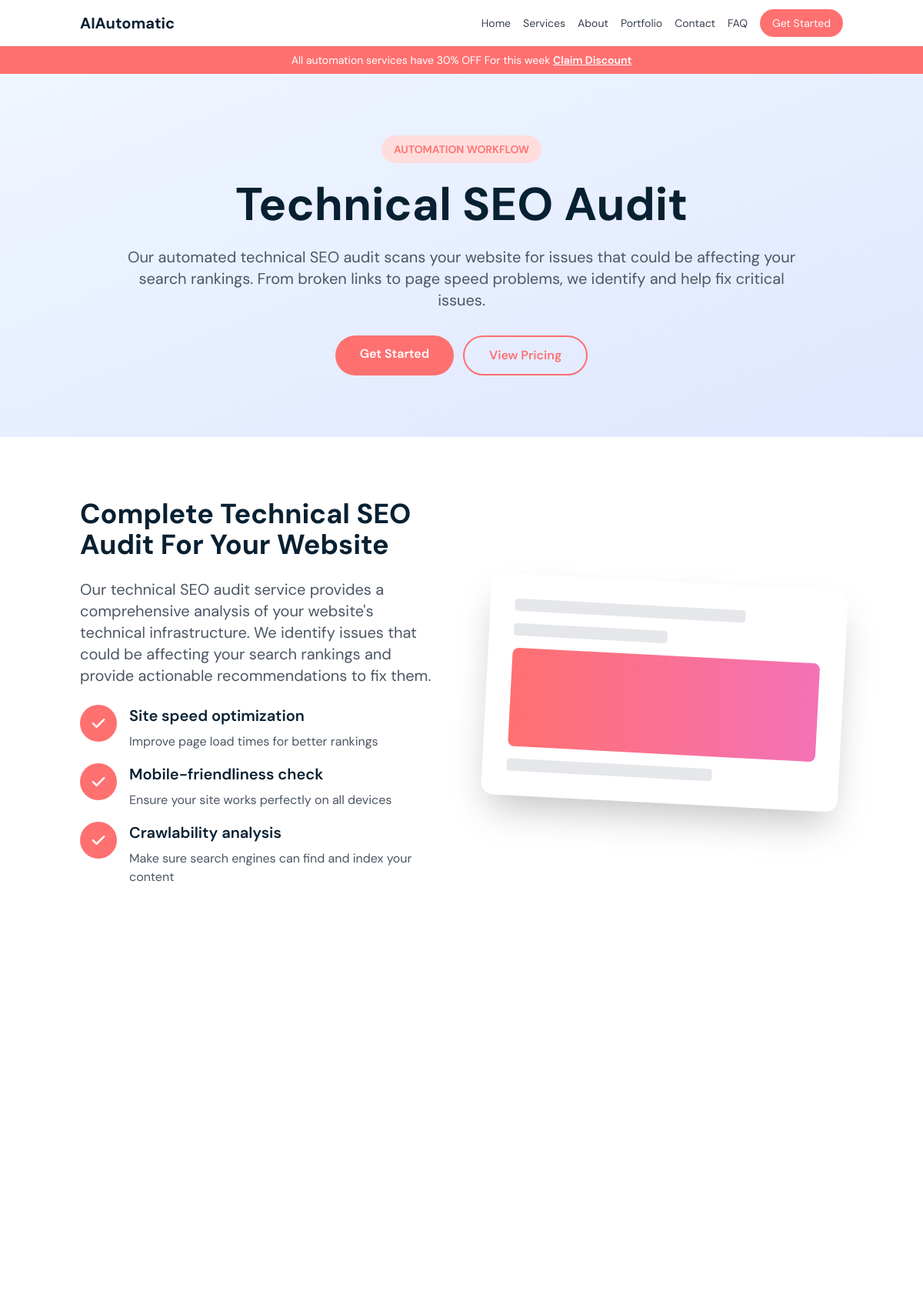
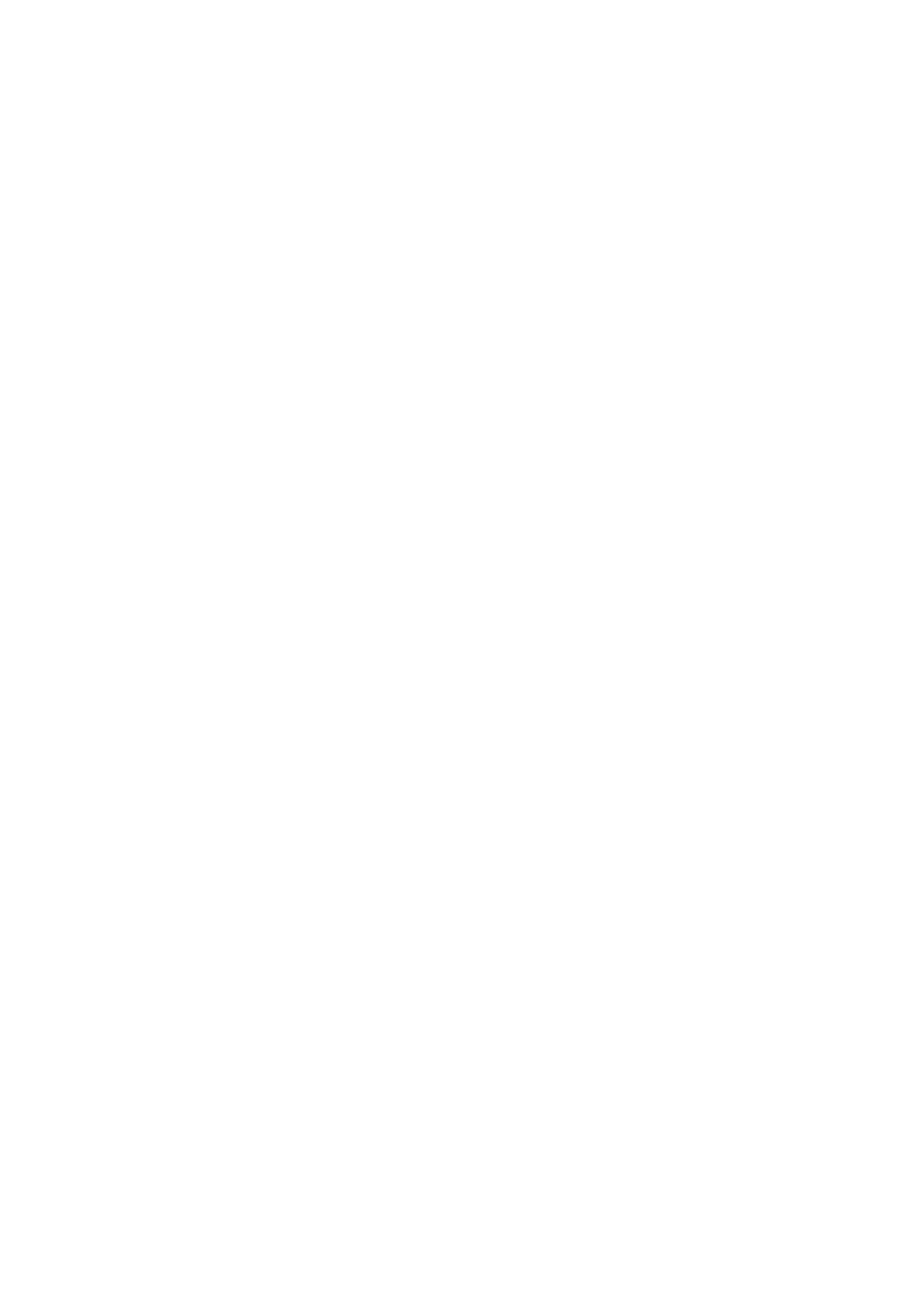
Page /automation-workflow/technical-seo-audit/ (upper part) on the committed database (2 pictures, top to bottom).
### services/models.py (models this page shows, shortened)
class Service(models.Model):
    service_name = models.CharField(max_length=200, unique=True)
    slug = models.SlugField(max_length=220, unique=True, blank=True)
    short_description = models.TextField(
        max_length=300,
        help_text="A short description to display on the homepage."
    )
    icon_class = models.CharField(
        max_length=100,
        default="fa-solid fa-code",
        help_text="FontAwesome icon class (e.g., 'fa-solid fa-robot')."
    )
    is_active = models.BooleanField(
        default=False,
        help_text="Set to True to make this service Details visible on the site."
    )
    class Meta:
        verbose_name = "Service"
        verbose_name_plural = "Services"
        ordering = ["service_name"]

class SubService(models.Model):
    parent_service = models.ForeignKey(
        Service,
        on_delete=models.CASCADE,
        related_name='sub_services',
        help_text="Main service this sub-service belongs to."
    )
    title = models.CharField(max_length=200)
    slug = models.SlugField(max_length=220, unique=True, blank=True)
    description = models.TextField(blank=True)
    icon_class = models.CharField(
        max_length=100,
        default="fa-solid fa-cog",
        help_text="FontAwesome icon class (e.g., 'fa-solid fa-chart-line')."
    )
    color_theme = models.CharField(
        max_length=50,
        choices=[
            ('accent', 'Accent / Blue'),
            ('green', 'Green'),
            ('purple', 'Purple'),
            ('yellow', 'Yellow'),
            ('red', 'Red'),
        ],
        default='accent',
        help_text="Controls the color background of the sub-service section."
    )
    is_active = models.BooleanField(default=True)
    order = models.PositiveSmallIntegerField(default=0, help_text="Order of appearance in the section")
    created_at = models.DateTimeField(auto_now_add=True)
    updated_at = models.DateTimeField(auto_now=True)
    class Meta:
        verbose_name = "Sub Service"
        verbose_name_plural = "Sub Services"
        ordering = ["parent_service", "order"]

### services/views.py (the view)
# urls.py: path("<slug:service_slug>/<slug:subservice_slug>/", views.subservice_detail, name="subservice_detail"),
def subservice_detail(request, service_slug, subservice_slug):
    parent_service = get_object_or_404(Service, slug=service_slug, is_active=True)
    sub_service = get_object_or_404(
        SubService,
        slug=subservice_slug,
        parent_service=parent_service,
        is_active=True,
    )
    related_subservices = (
        parent_service.sub_services.filter(is_active=True)
        .exclude(id=sub_service.id)
        .order_by("order")
    )
    features = sub_service.features.all()
    faqs = FAQ.objects.filter(is_active=True, sub_service=sub_service)
    if not faqs.exists():
        faqs = FAQ.objects.filter(is_active=True, service=parent_service)
    context = {
        "sub_service": sub_service,
        "parent_service": parent_service,
        "related_subservices": related_subservices,
        "features": features,
        "faqs": faqs,
    }
    return render(request, "services/subservice_detail.html", context)

### templates/services/subservice_detail.html (shortened to what this page needs)
{% extends "base.html" %}
{% block content %}
<section
  class="
    {% if sub_service.color_theme == 'green' %}
      bg-gradient-to-br from-green-50 to-emerald-100
    {% elif sub_service.color_theme == 'purple' %}
      bg-gradient-to-br from-purple-50 to-fuchsia-100
    {% elif sub_service.color_theme == 'yellow' %}
      bg-gradient-to-br from-yellow-50 to-amber-100
    {% elif sub_service.color_theme == 'red' %}
      bg-gradient-to-br from-red-50 to-rose-100
    {% else %}
      bg-gradient-to-br from-blue-50 to-indigo-100
    {% endif %}
    py-12 sm:py-20
  ">
  <div class="container mx-auto px-4">
    <div class="max-w-4xl mx-auto text-center">
      <div class="inline-flex items-center bg-accent rounded-full px-4 py-2 mb-6">
        <span class="text-secondary text-sm font-semibold">
          {{ parent_service.service_name|upper }}
        </span>
      </div>
      <h1 class="text-3xl sm:text-4xl lg:text-6xl font-bold text-primary leading-tight mb-6">
        {{ sub_service.title }}
      </h1>
      {% if sub_service.description %}
        <p class="text-base sm:text-lg lg:text-xl text-gray-600 leading-relaxed mb-8">
          {{ sub_service.description }}
        </p>
      {% endif %}
      <div class="flex flex-col sm:flex-row gap-3 justify-center">
        <a href="#contact"
           class="bg-secondary text-white px-6 sm:px-8 py-3 rounded-full hover:bg-opacity-90 transition-all font-semibold text-sm sm:text-base">
           Get Started
        </a>
        <a href="#pricing"
           class="border-2 border-secondary text-secondary px-6 sm:px-8 py-3 rounded-full hover:bg-secondary hover:text-white transition-all font-semibold text-sm sm:text-base text-center">
           View Pricing
        </a>
      </div>
    </div>
  </div>
</section>
    <section class="py-12 sm:py-20">
        <div class="container mx-auto px-4">
            <div class="grid lg:grid-cols-2 gap-8 lg:gap-16 items-center">
                <div class="space-y-6">
                    <h2 class="text-3xl sm:text-4xl font-bold text-primary">
                        Complete Technical SEO<br>
                        Audit For Your Website
                    </h2>
                    <p class="text-base sm:text-xl text-gray-600">
                        Our technical SEO audit service provides a comprehensive analysis of your website's technical
                        infrastructure. We identify issues that could be affecting your search rankings and provide
                        actionable recommendations to fix them.
                    </p>
                    <div class="space-y-4">
                        <div class="flex items-start space-x-4">
                            <div
                                class="w-10 h-10 sm:w-12 sm:h-12 bg-secondary rounded-full flex items-center justify-center flex-shrink-0">
                                <svg class="w-5 h-5 sm:w-6 sm:h-6 text-white" fill="currentColor" viewBox="0 0 20 20">
                                    <path fill-rule="evenodd"
                                        d="M16.707 5.293a1 1 0 010 1.414l-8 8a1 1 0 01-1.414 0l-4-4a1 1 0 011.414-1.414L8 12.586l7.293-7.293a1 1 0 011.414 0z"
                                        clip-rule="evenodd"></path>
                                </svg>
                            </div>
                            <div>
                                <h3 class="text-lg sm:text-xl font-semibold text-primary mb-2">Site speed optimization
                                </h3>
                                <p class="text-gray-600 text-sm sm:text-base">Improve page load times for better
                                    rankings</p>
                            </div>
                        </div>
                        <div class="flex items-start space-x-4">
                            <div
                                class="w-10 h-10 sm:w-12 sm:h-12 bg-secondary rounded-full flex items-center justify-center flex-shrink-0">
                                <svg class="w-5 h-5 sm:w-6 sm:h-6 text-white" fill="currentColor" viewBox="0 0 20 20">
                                    <path fill-rule="evenodd"
                                        d="M16.707 5.293a1 1 0 010 1.414l-8 8a1 1 0 01-1.414 0l-4-4a1 1 0 011.414-1.414L8 12.586l7.293-7.293a1 1 0 011.414 0z"
                                        clip-rule="evenodd"></path>
                                </svg>
                            </div>
                            <div>
                                <h3 class="text-lg sm:text-xl font-semibold text-primary mb-2">Mobile-friendliness check
                                </h3>
                                <p class="text-gray-600 text-sm sm:text-base">Ensure your site works perfectly on all
                                    devices</p>
                            </div>
                        </div>
                        <div class="flex items-start space-x-4">
                            <div
                                class="w-10 h-10 sm:w-12 sm:h-12 bg-secondary rounded-full flex items-center justify-center flex-shrink-0">
                                <svg class="w-5 h-5 sm:w-6 sm:h-6 text-white" fill="currentColor" viewBox="0 0 20 20">
                                    <path fill-rule="evenodd"
                                        d="M16.707 5.293a1 1 0 010 1.414l-8 8a1 1 0 01-1.414 0l-4-4a1 1 0 011.414-1.414L8 12.586l7.293-7.293a1 1 0 011.414 0z"
                                        clip-rule="evenodd"></path>
                                </svg>
                            </div>
                            <div>
                                <h3 class="text-lg sm:text-xl font-semibold text-primary mb-2">Crawlability analysis
                                </h3>
                                <p class="text-gray-600 text-sm sm:text-base">Make sure search engines can find and
                                    index your content</p>
                            </div>
                        </div>
                    </div>
                </div>
                <div class="relative">
                    <div
                        class="bg-white rounded-xl sm:rounded-2xl shadow-xl sm:shadow-2xl p-6 sm:p-8 transform rotate-3 hover:rotate-0 transition-transform duration-300">
                        <div class="space-y-4">
                            <div class="h-3 sm:h-4 bg-gray-200 rounded w-3/4"></div>
                            <div class="h-3 sm:h-4 bg-gray-200 rounded w-1/2"></div>
                            <div class="h-24 sm:h-32 bg-gradient-to-r from-secondary to-pink-400 rounded-lg"></div>
                            <div class="h-3 sm:h-4 bg-gray-200 rounded w-2/3"></div>
                        </div>
                    </div>
                </div>
            </div>
        </div>
    </section>
{% endblock content %}

### rows in the picture
Service: service_name "AUTOMATION WORKFLOW"
SubService: title "Technical SEO Audit", description "Our automated technical SEO audit scans your website for issues that could be affecting your search rankings. From broken links to page speed problems, we identify and help fix critical issues."
